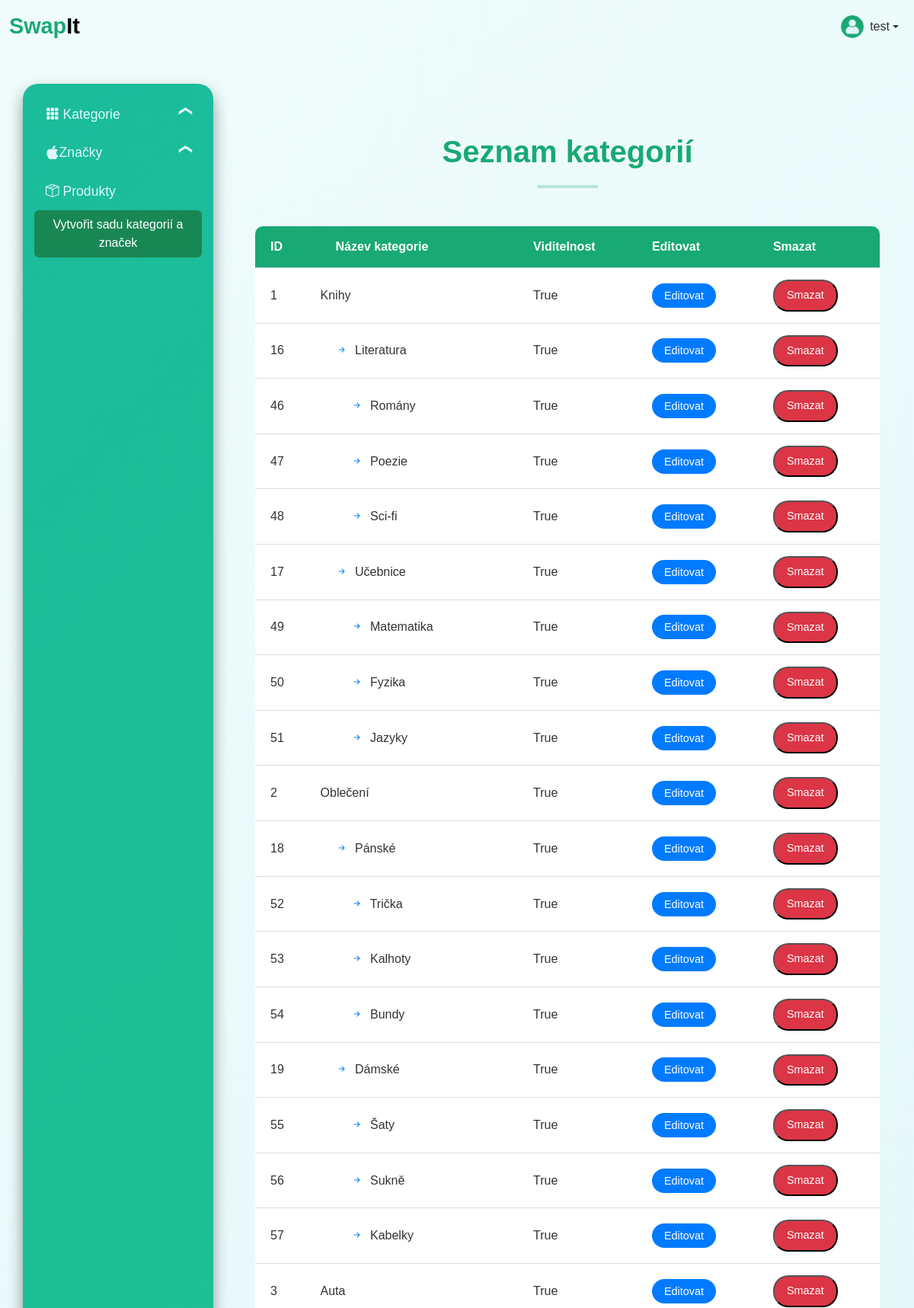
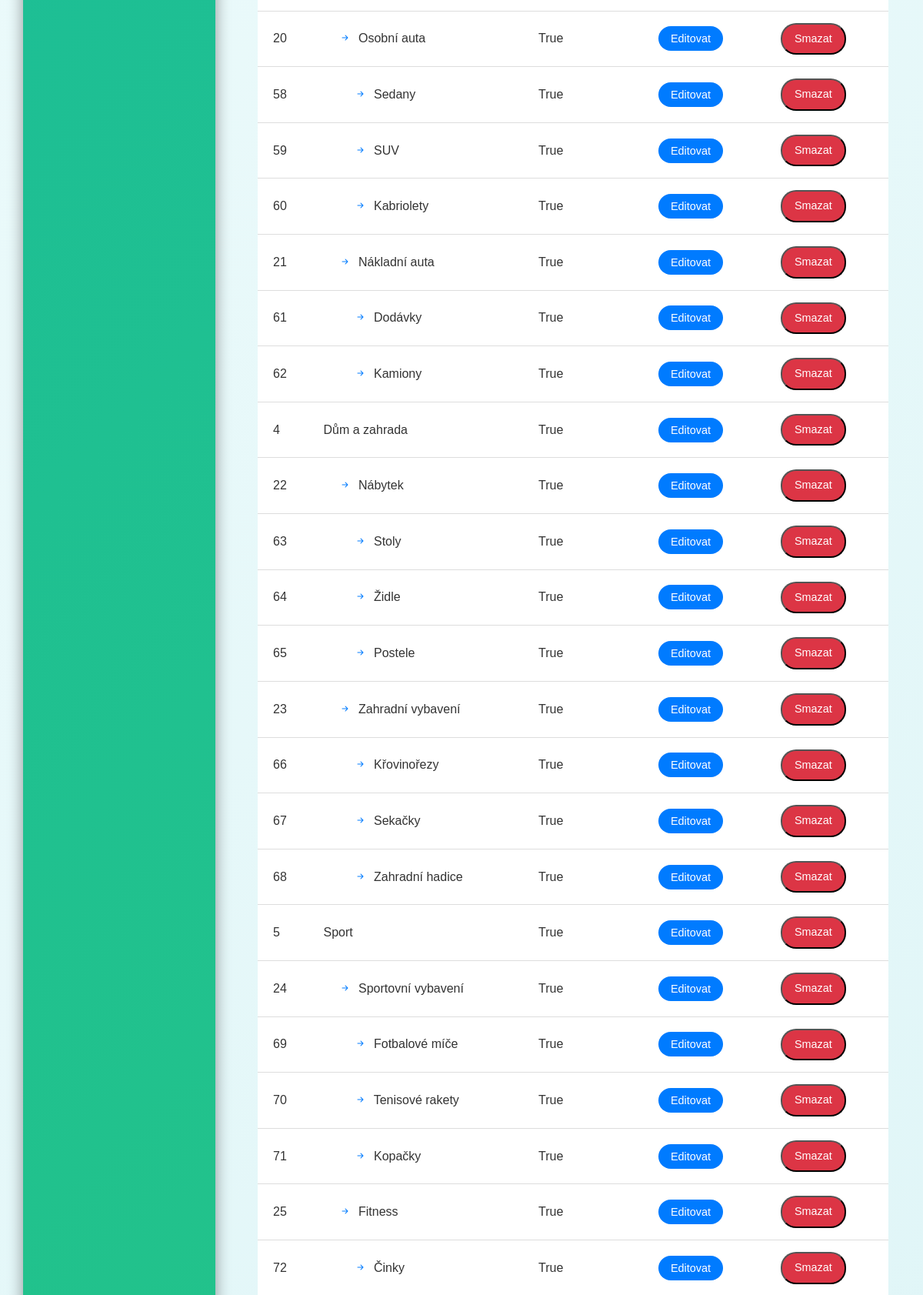
/category_list (signed in, upper part), run on the app's committed database (2 pictures, top to bottom).
### models/user_model.py (models this page shows, shortened)
class User(db.Model, UserMixin):
    __tablename__ = 'users'
    id = db.Column(db.Integer, primary_key=True)
    username = db.Column(db.String(50), unique=True, nullable=False)
    email = db.Column(db.String(120), unique=True, nullable=False)
    password = db.Column(db.String(255), nullable=False)
    role = db.Column(db.String(50), nullable=False, default=Role.ADMIN)
    status = db.Column(db.String(20), default='active')
    first_name = db.Column(db.String(50), nullable=False)
    last_name = db.Column(db.String(50), nullable=False)
    date_of_birth = db.Column(db.Date, nullable=True)
    gender = db.Column(db.String(10), nullable=True)
    profile_picture = db.Column(db.String(200), nullable=True)
    bio = db.Column(db.Text, nullable=True)
    location = db.Column(db.String(100), nullable=True)
    phone_number = db.Column(db.String(15), nullable=True)
    website = db.Column(db.String(200), nullable=True)
    join_date = db.Column(db.DateTime, default=datetime.utcnow)
    last_login = db.Column(db.DateTime, nullable=True)
    last_ip = db.Column(db.String(45), nullable=True)

### models/category_model.py (models this page shows, shortened)
class Category(db.Model):
    __tablename__ = 'categories'
    id = db.Column(db.Integer, primary_key=True)
    name = db.Column(db.String(255), nullable=False)
    parent_id = db.Column(db.Integer, db.ForeignKey('categories.id'), nullable=True)
    order = db.Column(db.Integer, default=0)
    visible = db.Column(db.Boolean, default=True)
    icon = db.Column(db.String(255), nullable=True)
    parent = relationship('Category', remote_side=[id], backref=backref('subcategories', lazy='dynamic', cascade='all, delete-orphan', order_by="Category.order"))

### blueprints/admin_blueprint.py (the view)
class CategoryListView(MethodView):
    decorators = [login_required]
    def get(self):
        categories = Category.query.all()
        categories_with_subcategories = build_category_tree(categories, include_invisible=True)
        return render_template('admin/category/category_list.html', categories_tree=categories_with_subcategories)

### blueprints/admin_blueprint.py (called while the page is built)
def build_category_tree(categories, include_invisible=False):
    if include_invisible:
        category_dict = {category.id: {'category': category, 'subcategories': []} for category in categories}
    else:
        category_dict = {category.id: {'category': category, 'subcategories': []} for category in categories if category.visible}
    root_categories = []
    for category in sorted(categories, key=lambda c: c.order):
        if include_invisible or category.visible:
            if category.parent_id is None:
                root_categories.append(category_dict[category.id])
            else:
                parent = category_dict.get(category.parent_id)
                if parent:
                    parent['subcategories'].append(category_dict[category.id])
    return root_categories

### login.py (called while the page is built)
@login_manager.user_loader
def load_user(user_id):
    return User.query.get(int(user_id))

### templates/admin/category/category_list.html (shortened to what this page needs)
<!DOCTYPE html>
<html lang="cs">
<head>
    <link href="https://cdn.jsdelivr.net/npm/bootstrap@5.3.3/dist/css/bootstrap.min.css" rel="stylesheet">
    <link href="https://cdn.jsdelivr.net/npm/bootstrap-icons/font/bootstrap-icons.css" rel="stylesheet">
    <link rel="stylesheet" href="{{ url_for('static', filename='css/navbar.css') }}">
    <link rel="stylesheet" href="{{ url_for('static', filename='css/sidebar.css') }}">
    <link rel="stylesheet" href="{{ url_for('static', filename='css/dashboard.css') }}">
    <link rel="stylesheet" href="{{ url_for('static', filename='css/category.css') }}">
</head>
<body>
    {% include 'navbar.html' %}
    {% include 'admin/admin_sidebar.html' %}
    <div class="main-content">
        <div class="filter-section">
            <div class="row">
                <div class="col-md-12 mt-3">
                    <h2 class="swapnout-text">Seznam kategorií</h2>
                    <hr class="custom-hr">
                    <div class="table-container">
                        <table class="category-table">
                            <thead>
                                <tr>
                                    <th>ID</th>
                                    <th>Název kategorie</th>
                                    <th>Viditelnost</th>
                                    <th>Editovat</th>
                                    <th>Smazat</th>
                                </tr>
                            </thead>
                            <tbody>
                                {% macro render_category_row(category_info, level=0) %}
                                <tr>
                                    <td>{{ category_info.category.id }}</td>
                                    <td style="padding-left: {{ level * 20 }}px;">
                                        {% if level > 0 %}
                                            <i class="bi bi-arrow-right-short"></i>
                                        {% endif %}
                                        {{ category_info.category.name }}
                                    </td>
                                    <td>{{ category_info.category.visible }}</td>
                                    <td>
                                        <a href="{{ url_for('admin_bp.edit_category', category_id=category_info.category.id) }}" class="btn-edit">Editovat</a>
                                    </td>
                                    <td>
                                        <form action="{{ url_for('admin_bp.delete_category', category_id=category_info.category.id) }}" method="POST" style="display:inline;">
                                            <button type="submit" class="btn-delete" onclick="return confirm('Opravdu chcete smazat tuto kategorii a všechny její podkategorie?');">Smazat</button>
                                        </form>
                                    </td>
                                </tr>
                                {% for subcategory_info in category_info.subcategories %}
                                    {{ render_category_row(subcategory_info, level + 1) }}
                                {% endfor %}
                                {% endmacro %}
                                {% for category_info in categories_tree %}
                                    {{ render_category_row(category_info) }}
                                {% endfor %}
                            </tbody>
                        </table>
                    </div>
                </div>
            </div>
        </div>
    </div>
</body>
</html>

### templates/navbar.html (shortened to what this page needs)
<nav class="navbar navbar-expand-lg">
    <div class="container-fluid">
        <a class="navbar-brand" href="/">
            <span class="swap-green">Swap</span><span class="it-black">It</span>
        </a>
        <ul class="navbar-nav ms-auto">
            {% if current_user.is_authenticated %}
                <li class="nav-item dropdown">
                    <a class="nav-link dropdown-toggle d-flex align-items-center" href="#" id="userDropdown" role="button" data-bs-toggle="dropdown" aria-expanded="false">
                        <img src="{{ current_user.profile_picture_url or url_for('static', filename='default_profile1.png') }}" alt="Profile" class="rounded-circle" width="30" height="30">
                        <span class="ms-2">{{ current_user.username }}</span>
                    </a>
                </li>
            {% endif %}
        </ul>
    </div>
</nav>

### static/css/navbar.css (style rules this page uses)
.navbar { background-color: transparent; box-shadow: none; width: 100%; position: fixed; top: 0; z-index: 1000; }
.navbar-brand { font-weight: bold; font-size: 1.8rem; }
.navbar-brand .swap-green { color: #19a974; }
.navbar-brand .it-black { color: #000000; }
.navbar-nav .nav-link { color: #333; font-weight: 500; }

### static/css/dashboard.css (style rules this page uses)
body { font-family: 'Poppins', sans-serif; background: linear-gradient(135deg, #f0fcfc, #dff5f7, #cceff2); background-size: cover; background-repeat: no-repeat; background-attachment: fixed; color: #333; overflow-x: hidden; padding-top: 70px; }
.main-content { margin-left: 290px; padding: 20px; width: calc(100% - 290px); }
.filter-section { margin-bottom: 30px; background-color: transparent; padding: 15px; border-radius: 10px; }
.swapnout-text { font-size: 2rem; color: #19a974; font-weight: 600; text-align: left; margin-top: 20px; }
.custom-hr { border: none; border-top: 1px solid #ddd; width: 100%; margin: 10px 0; }

### static/css/category.css (style rules this page uses)
body { background: linear-gradient(135deg, #f0fcfc, #dff5f7, #cceff2); background-size: cover; background-repeat: no-repeat; background-attachment: fixed; }
.main-content { padding: 30px; }
.swapnout-text { color: #19a974; font-size: 2.5rem; margin-bottom: 20px; text-align: center; }
.custom-hr { border: 2px solid #19a974; width: 80px; margin: 0 auto 30px; }
.category-table { width: 100%; border-collapse: collapse; margin-top: 20px; box-shadow: 0 4px 8px rgba(0, 0, 0, 0.1); background-color: white; border-radius: 10px; overflow: hidden; }
.category-table th, .category-table td { padding: 15px 20px; text-align: left; border-bottom: 1px solid #ddd; }
.category-table th { background-color: #19a974; color: white; font-weight: bold; }
.category-table td { text-align: left; font-size: 1rem; }
.btn-edit, .btn-delete { padding: 8px 16px; border-radius: 20px; text-decoration: none; color: white; transition: all 0.3s ease; font-size: 0.9rem; }
.btn-edit { background-color: #007bff; }
.btn-delete { background-color: #dc3545; }
.table-container { overflow-x: auto; margin-top: 20px; }
.category-table td { vertical-align: middle; }
.category-table .bi-arrow-right-short { color: #007bff; margin-right: 5px; }
.category-table tr { transition: background-color 0.3s ease; }
.table-container .category-table { width: 100%; border-collapse: collapse; box-shadow: 0 4px 8px rgba(0, 0, 0, 0.1); background-color: white; border-radius: 10px; overflow: hidden; }
.table-container .category-table th, .table-container .category-table td { padding: 15px 20px; border-bottom: 1px solid #ddd; text-align: left; }
.table-container .category-table th { background-color: #19a974; color: white; font-weight: bold; text-align: left; }
.table-container .category-table td { font-size: 1rem; color: #333; }

### data on the page
User: username "test"
Category: category.id "1", category.name "Knihy", category.visible "True"
Category: category.id "16", category.name "Literatura", category.visible "True"
Category: category.id "46", category.name "Romány", category.visible "True"
Category: category.id "47", category.name "Poezie", category.visible "True"
Category: category.id "48", category.name "Sci-fi", category.visible "True"
Category: category.id "17", category.name "Učebnice", category.visible "True"
Category: category.id "49", category.name "Matematika", category.visible "True"
Category: category.id "50", category.name "Fyzika", category.visible "True"
Category: category.id "51", category.name "Jazyky", category.visible "True"
Category: category.id "2", category.name "Oblečení", category.visible "True"
Category: category.id "18", category.name "Pánské", category.visible "True"
Category: category.id "52", category.name "Trička", category.visible "True"
Category: category.id "53", category.name "Kalhoty", category.visible "True"
Category: category.id "54", category.name "Bundy", category.visible "True"
Category: category.id "19", category.name "Dámské", category.visible "True"
Category: category.id "55", category.name "Šaty", category.visible "True"
Category: category.id "56", category.name "Sukně", category.visible "True"
Category: category.id "57", category.name "Kabelky", category.visible "True"
Category: category.id "3", category.name "Auta", category.visible "True"
Category: category.id "20", category.name "Osobní auta", category.visible "True"
Category: category.id "58", category.name "Sedany", category.visible "True"
Category: category.id "59", category.name "SUV", category.visible "True"
Category: category.id "60", category.name "Kabriolety", category.visible "True"
Category: category.id "21", category.name "Nákladní auta", category.visible "True"
Category: category.id "61", category.name "Dodávky", category.visible "True"
Category: category.id "62", category.name "Kamiony", category.visible "True"
Category: category.id "4", category.name "Dům a zahrada", category.visible "True"
Category: category.id "22", category.name "Nábytek", category.visible "True"
Category: category.id "63", category.name "Stoly", category.visible "True"
Category: category.id "64", category.name "Židle", category.visible "True"
Category: category.id "65", category.name "Postele", category.visible "True"
Category: category.id "23", category.name "Zahradní vybavení", category.visible "True"
Category: category.id "66", category.name "Křovinořezy", category.visible "True"
Category: category.id "67", category.name "Sekačky", category.visible "True"
Category: category.id "68", category.name "Zahradní hadice", category.visible "True"
Category: category.id "5", category.name "Sport", category.visible "True"
Category: category.id "24", category.name "Sportovní vybavení", category.visible "True"
Category: category.id "69", category.name "Fotbalové míče", category.visible "True"
Category: category.id "70", category.name "Tenisové rakety", category.visible "True"
Category: category.id "71", category.name "Kopačky", category.visible "True"
Category: category.id "25", category.name "Fitness", category.visible "True"
Category: category.id "72", category.name "Činky", category.visible "True"
